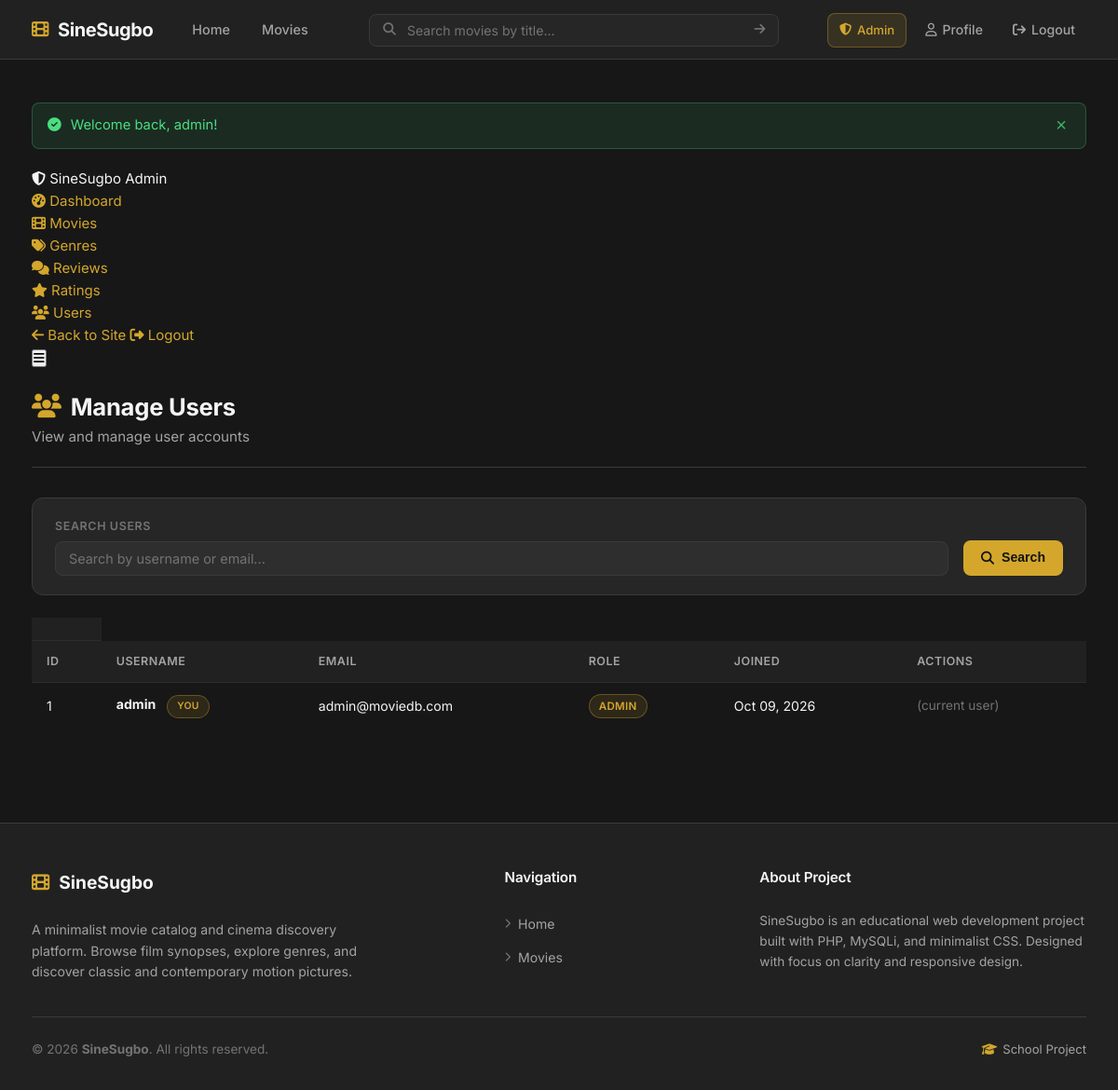
The page /admin/users.php (signed in) on the database its author committed.
### tables this page shows
CREATE TABLE users (
    id         INT AUTO_INCREMENT PRIMARY KEY,
    username   VARCHAR(50)  NOT NULL UNIQUE,
    email      VARCHAR(100) NOT NULL UNIQUE,
    password   VARCHAR(255) NOT NULL,
    role       ENUM('user', 'admin') NOT NULL DEFAULT 'user',
    created_at DATETIME NOT NULL DEFAULT CURRENT_TIMESTAMP
);

### includes/auth.php (called while the page is built, shortened)
<?php
function getCurrentUserId(): ?int {
    return $_SESSION['user_id'] ?? null;
}
function sanitize(mixed $value): string {
    return htmlspecialchars((string) $value, ENT_QUOTES, 'UTF-8');
}
function requestString(array $source, string $key, int $maxLen = 0): string {
    if (!isset($source[$key]) || is_array($source[$key]) || is_object($source[$key])) {
        return '';
    }
    $value = trim((string) $source[$key]);
    return $value;
}

### admin/users.php (the view, shortened to what this page needs)
<?php
require_once '../includes/db.php';
require_once '../includes/auth.php';
$csrfToken = generateCsrfToken();
$action = $_GET['action'] ?? 'list';
$currentUserId = getCurrentUserId();
$users = [];
$search = requestString($_GET, 'search', 100);
$where = '';
$sql = "SELECT id, username, email, role, created_at FROM users $where ORDER BY created_at DESC";
$stmt = $conn->prepare($sql);
$stmt->execute();
$result = $stmt->get_result();
while ($row = $result->fetch_assoc()) {
    $users[] = $row;
}
require_once '../includes/header.php';
require_once __DIR__ . '/_sidebar.php';
?>
<div class="admin-layout">
<div class="admin-container">
    <div class="admin-header">
        <div>
            <h1 class="admin-title">
                <i class="fa-solid fa-users"></i> Manage Users
            </h1>
            <p class="admin-subtitle">View and manage user accounts</p>
        </div>
    </div>
    <?php if ($action === 'list'): ?>
    <form action="users.php" method="GET" class="filter-panel" style="margin-bottom: 24px;">
        <div class="filter-form" style="flex-wrap: wrap; gap: 16px;">
            <div class="filter-field field-search" style="flex: 1; min-width: 280px;">
                <label for="admin-search">Search Users</label>
                <input type="text" id="admin-search" name="search" class="form-input"
                       value="<?php echo sanitize($search); ?>" placeholder="Search by username or email...">
            </div>
            <button type="submit" class="btn btn-primary" style="align-self: flex-end;">
                <i class="fa-solid fa-magnifying-glass"></i> Search
            </button>
        </div>
    </form>
    <?php if (!empty($users)): ?>
        <div class="admin-table-wrapper">
            <table class="admin-table">
                <th scope="col"ead>
                    <tr>
                        <th scope="col">ID</th>
                        <th scope="col">Username</th>
                        <th scope="col">Email</th>
                        <th scope="col">Role</th>
                        <th scope="col">Joined</th>
                        <th scope="col">Actions</th>
                    </tr>
                <tbody>
                    <?php foreach ($users as $u): ?>
                        <tr>
                            <td><?php echo (int) $u['id']; ?></td>
                            <td>
                                <strong><?php echo sanitize($u['username']); ?></strong>
                                <?php if ((int) $u['id'] === $currentUserId): ?>
                                    <span class="role-badge role-admin" style="margin-left: 8px; font-size: 0.65rem;">You</span>
                                <?php endif; ?>
                            </td>
                            <td><?php echo sanitize($u['email']); ?></td>
                            <td>
                                <span class="role-badge role-<?php echo sanitize($u['role']); ?>">
                                    <?php echo ucfirst(sanitize($u['role'])); ?>
                                </span>
                            </td>
                            <td><?php echo date('M d, Y', strtotime($u['created_at'])); ?></td>
                            <td>
                                <div style="display: flex; gap: 8px;">
                                    <?php if ((int) $u['id'] !== $currentUserId): ?>
                                        <a href="users.php?action=edit&id=<?php echo (int) $u['id']; ?>" class="btn btn-sm btn-secondary" title="Edit Role">
                                            <i class="fa-solid fa-user-gear"></i>
                                        </a>
                                        <a href="users.php?action=delete&id=<?php echo (int) $u['id']; ?>&csrf=<?php echo $csrfToken; ?>" class="btn btn-sm btn-danger" onclick="return confirm('Delete this user? This cannot be undone.');" title="Delete">
                                            <i class="fa-solid fa-trash"></i>
                                        </a>
                                    <?php else: ?>
                                        <span style="color: var(--text-muted); font-size: 0.85rem;">(current user)</span>
                                    <?php endif; ?>
                                </div>
                            </td>
                        </tr>
                    <?php endforeach; ?>
                </tbody>
            </table>
        </div>
    <?php endif; ?>
    <?php endif; ?>
</div>
</div>
<?php
require_once '../includes/footer.php';
?>

### rows shown on the page
users: id "1", username "admin", shows "YOU", email "admin@moviedb.com", role "ADMIN", created_at "Oct 09, 2026", shows "(current user)"

### other values the page prints
$flash['message'] "Welcome back, admin!"
$item['label'] "Dashboard"
$item['label'] "Movies"
$item['label'] "Genres"
$item['label'] "Reviews"
$item['label'] "Ratings"
$item['label'] "Users"
